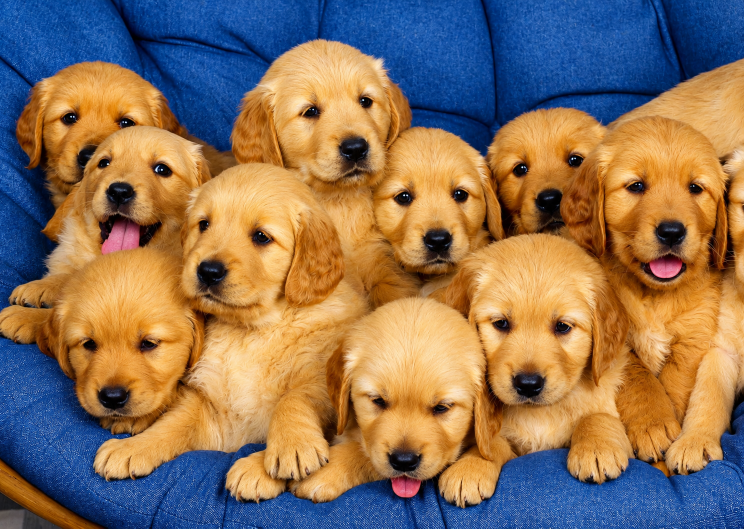
#> input picture modelos_treinamento/ChatGPT Image 26 de mai. de 2026, 13_53_33.png, 1488 x 1057 px (shown at 1/2 size)
$ python testar_imagem.py 'modelos_treinamento/ChatGPT Image 26 de mai. de 2026, 13_53_33.png'
#> lines starting #> are read from the running program, lines starting #| are printed output that depends on the picture
import sys
import numpy as np
import cv2
from PIL import Image
from scipy.ndimage import convolve
import joblib

MODEL_PATH = 'modelospkl/modelo_ruido.pkl'
RESIZE_TO  = (256, 256)
PATCH_SIZE = 32
N_PATCHES  = 3

SRM_FILTERS = [
    np.array([[0, 0, 0], [0, -1, 1], [0, 0, 0]], dtype=np.float32),
    np.array([[0, 0, 0], [0, -1, 0], [0, 1, 0]], dtype=np.float32),
    np.array([[0, 0, 0], [0, -2, 1], [0, 1, 0]], dtype=np.float32),
]


def apply_srm(patch):
    results = []
    for f in SRM_FILTERS:
        filtered = convolve(patch.astype(np.float32), f)
        results.append(float(np.mean(np.abs(filtered))))
        results.append(float(np.std(filtered)))
    return np.array(results)


def dct_score(patch):
    dct = cv2.dct(patch.astype(np.float32))
    return float(np.sum(np.abs(dct)))


def extract_features(image_path):
    img = Image.open(image_path).convert("L").resize(RESIZE_TO)
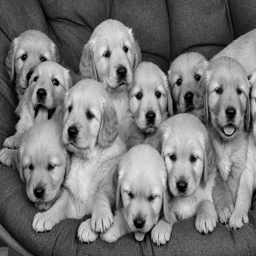
#> img: PIL image 256x256 L; min 0, max 233, mean 119
    arr = np.array(img, dtype=np.float32) / 255.0

    h, w = arr.shape
#> h = 256; w = 256
    patches = []

    for y in range(0, h - PATCH_SIZE + 1, PATCH_SIZE):
        for x in range(0, w - PATCH_SIZE + 1, PATCH_SIZE):
            patch = arr[y:y+PATCH_SIZE, x:x+PATCH_SIZE]
            score = dct_score(patch)
            patches.append((score, patch))
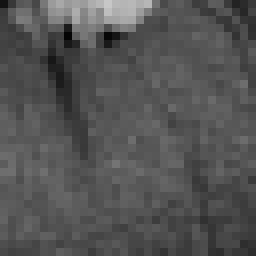
#> patch: shape (32, 32) float32 (shown 8 times larger); min 0.0157, max 0.78, mean 0.328
#> after the loop, patches = 64 items

    if not patches:
        return None

    patches.sort(key=lambda p: p[0])
    low_patches  = [p for _, p in patches[:N_PATCHES]]
#> low_patches = 3 items
    high_patches = [p for _, p in patches[-N_PATCHES:]]
#> high_patches = 3 items

    features = []
    for patch in low_patches + high_patches:
        features.extend(apply_srm(patch))
#> this loop made 6 passes
#> after the loop, features = 36 values, max 0.136 at index 35, min 0.0166 at index 8, mean 0.054

    return np.array(features)


def testar(image_path):
    print(f"\nImagem: {image_path}")

    features = extract_features(image_path)
    if features is None:
        print("Erro: não foi possível extrair features.")
        return

    model      = joblib.load(MODEL_PATH)
    prediction = int(model.predict([features])[0])
    proba      = model.predict_proba([features])[0]
    confianca  = float(max(proba))
    label      = "IA" if prediction == 1 else "REAL"
    status     = "CONCLUSIVO" if confianca >= 0.80 else "INCERTO"

    print(f"Resultado:   {label}")
    print(f"Confiança:   {confianca*100:.2f}%")
    print(f"Status:      {status}")
    print(f"Prob. Real:  {proba[0]*100:.2f}%")
    print(f"Prob. IA:    {proba[1]*100:.2f}%")


if __name__ == '__main__':
    if len(sys.argv) < 2:
        print("Uso: python testar_imagem.py <imagem1> <imagem2> ...")
        sys.exit(1)

    for path in sys.argv[1:]:
        try:
            testar(path)
        except Exception as e:
            print(f"\nErro ao processar '{path}': {e}")
        print("-" * 40)
